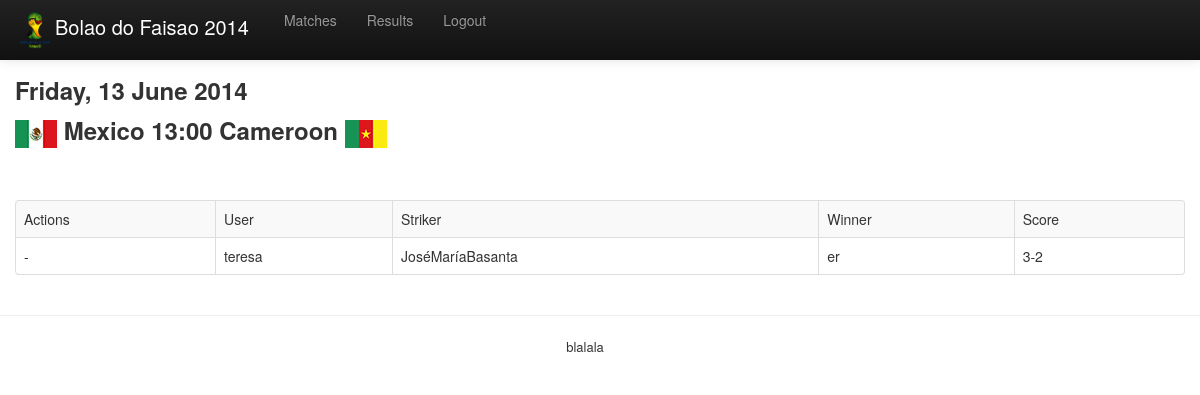
/bolao/match/2/ (signed in), run on the app's committed database.
### worldcup2014/models.py (models this page shows, shortened)
class Match(models.Model):
    teamA = models.ForeignKey(Team, related_name='teamA', blank=False)
    teamB = models.ForeignKey(Team, related_name='teamB', blank=False)
    matchtime = models.DateTimeField('Date')
    winner = models.CharField(max_length=200, blank=True)
    score = models.CharField(max_length=200, blank=True)

class Team(models.Model):
    name = models.CharField(max_length=200, unique=True)
    def __unicode__(self):
        return self.name

class Vote(models.Model):
    match = models.ForeignKey(Match)
    user = models.CharField(max_length=200, blank=False)
    striker = models.ForeignKey(Player, related_name='strikerVote', blank=False)
    winner = models.CharField(max_length=200, blank=False)
    score = models.CharField(max_length=200, blank=False)

class Player(models.Model):
    name = models.CharField(max_length=200)
    team = models.ForeignKey(Team)
    def __unicode__(self):
        return self.name

### worldcup2014/views.py (the view)
# urls.py: url(r'^match/(?P<match_id>\d+)/$', views.match_detail, name='match_detail'),
@login_required
def match_detail(request, match_id):
    match = Match.objects.get(pk=match_id)
    vote = Vote.objects.all().filter(match=match_id)
    return render(request, 'match_detail.html', {'vote': vote, 'match':match})

### worldcup2014/templates/match_detail.html
{% extends 'base.html' %}
{% block content %}
{% if vote %}
<h3>
{{ match.matchtime|date:"l, d F Y" }}<br>
<img src="/static/img/flags/{{ match.teamA }}.png"> {{ match.teamA | capfirst}} {{ match.matchtime|date:"H:i" }} {{ match.teamB | capfirst}} <img src="/static/img/flags/{{ match.teamB }}.png">
</h3>
<br><br>
<table id="metric-table" class="table table-striped table-bordered">
	<tr>
		<td>Actions</td>
		<td>User</td>
		<td>Striker</td>
		<td>Winner</td>
		<td>Score</td></tr>
	{% for v in vote %}
		{% if user.username == v.user %}
		<tr>
			<td><a href="{% url 'match_edit' match.id %}">edit</a></td>
			<td>{{ v.user }}</td>
			<td>{{ v.striker }}</td>
			<td>{{ v.winner }}</td>
			<td>{{ v.score }}</td>
		</tr>
		{% else %}
		<tr>
			<td>-</td>
			<td>{{ v.user }}</td>
			<td>{{ v.striker }}</td>
			<td>{{ v.winner }}</td>
			<td>{{ v.score }}</td>
		</tr>
		{% endif %}
	{% endfor %}
</table>
{% else %}
    <p>No match details available.</p>
{% endif %}
{% endblock %}

### worldcup2014/static/css/base.css (style rules this page uses)
body { margin: 0; padding-top: 60px; font-size: 12px; font-family: "Lucida Grande","DejaVu Sans","Bitstream Vera Sans",Verdana,Arial,sans-serif; color: #333; background: #fff; }

### data on the page
Match: matchtime "Friday, 13 June 2014", teamA (picture), teamA "Mexico", matchtime "13:00", teamB "Cameroon", teamB (picture)
Vote: user "teresa", striker "JoséMaríaBasanta", winner "er", score "3-2"
